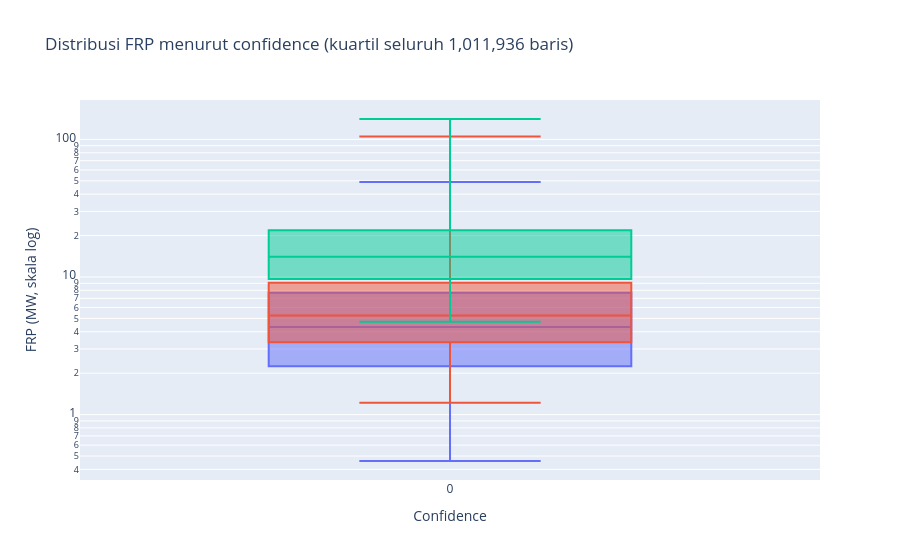

Notebook code for this chart:
### Markdown cell above
## 7. Pemeriksaan Rubrik Milestone 3

Template Milestone 3 meminta: minimal 6 visualisasi interaktif, minimal satu operasi temporal/window, dan minimal 5 insight. Tiga butir yang belum ada di seksi sebelumnya ditambahkan di sini.

| Syarat template | Ada di notebook ini |
|---|---|
| Line chart tren waktu + range slider | Grafik 1 (slider ditambahkan) |
| Distribusi variabel utama (box/histogram/violin) | Grafik 8 |
| Korelasi antar-variabel numerik (heatmap) | Grafik 9 |
| Komposisi kategori | Grafik 3 dan Grafik 6 |
| Siklus musiman | Grafik 2 dan Grafik 7 |
| Pola spasial | Grafik 5 |
| Operasi temporal / window | `over("confidence")` di Seksi 6, `dt.year/month/hour` di Seksi 2 |
| 5 insight | 7 insight di Seksi 8 |

### Code cell
# Grafik 8: distribusi FRP per confidence.
# Box plot digambar dari kuantil hasil agregasi, bukan dari 1 juta baris mentah.
stat_frp = (
    d.group_by("confidence")
    .agg(
        pl.col("frp").quantile(0.01).alias("p1"),
        pl.col("frp").quantile(0.25).alias("q1"),
        pl.col("frp").median().alias("median"),
        pl.col("frp").quantile(0.75).alias("q3"),
        pl.col("frp").quantile(0.99).alias("p99"),
        pl.len().alias("deteksi"),
    )
    .collect()
    .sort("median")
)

fig = go.Figure()
for r in stat_frp.iter_rows(named=True):
    fig.add_trace(
        go.Box(
            name=r["confidence"],
            q1=[r["q1"]],
            median=[r["median"]],
            q3=[r["q3"]],
            lowerfence=[r["p1"]],
            upperfence=[r["p99"]],
            customdata=[[r["deteksi"]]],
            hovertemplate="%{x}<br>q1 %{q1:.2f} | median %{median:.2f} | q3 %{q3:.2f}<br>jumlah %{customdata[0]:,}<extra></extra>",
        )
    )
fig.update_layout(
    title=f"Distribusi FRP menurut confidence (kuartil seluruh {total_baris:,} baris)",
    yaxis={"type": "log", "title": "FRP (MW, skala log)"},
    xaxis_title="Confidence",
    showlegend=False,
)
fig.show()

stat_frp

### Figure 1 — Plotly figure (JSON) as saved in the notebook; plotly's stock layout.template omitted (floating-point values rounded to 4 significant figures)
{"data": [{"customdata": [[909881]], "hovertemplate": "%{x}<br>q1 %{q1:.2f} | median %{median:.2f} | q3 %{q3:.2f}<br>jumlah %{customdata[0]:,}<extra></extra>", "lowerfence": [0.46], "median": [4.34], "name": "nominal", "q1": [2.25], "q3": [7.67], "type": "box", "upperfence": [49.03]}, {"customdata": [[69397]], "hovertemplate": "%{x}<br>q1 %{q1:.2f} | median %{median:.2f} | q3 %{q3:.2f}<br>jumlah %{customdata[0]:,}<extra></extra>", "lowerfence": [1.22], "median": [5.26], "name": "low", "q1": [3.36], "q3": [9.07], "type": "box", "upperfence": [105.0]}, {"customdata": [[32658]], "hovertemplate": "%{x}<br>q1 %{q1:.2f} | median %{median:.2f} | q3 %{q3:.2f}<br>jumlah %{customdata[0]:,}<extra></extra>", "lowerfence": [4.73], "median": [14.03], "name": "high", "q1": [9.66], "q3": [21.84], "type": "box", "upperfence": [140.7]}], "layout": {"showlegend": false, "title": {"text": "Distribusi FRP menurut confidence (kuartil seluruh 1,011,936 baris)"}, "xaxis": {"title": {"text": "Confidence"}}, "yaxis": {"title": {"text": "FRP (MW, skala log)"}, "type": "log"}}}
